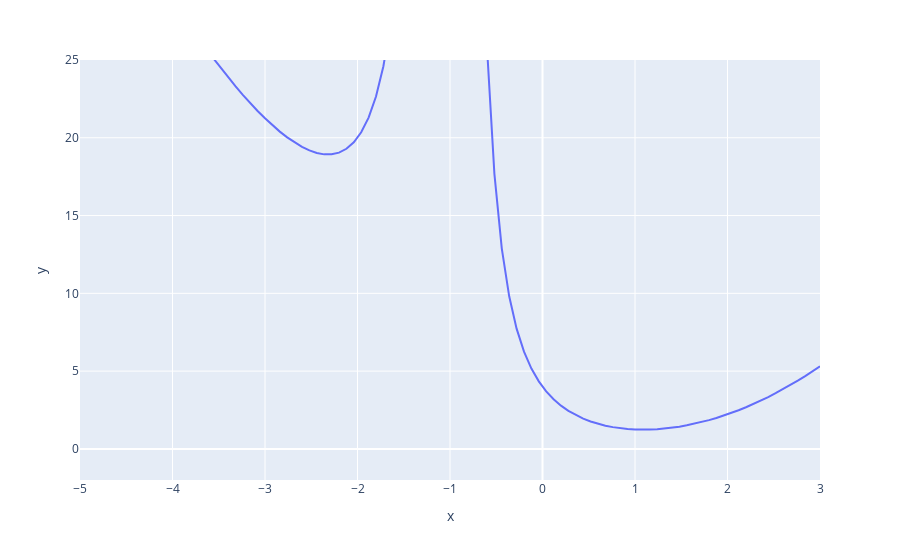

The notebook cell this image was saved under:
### Code cell
x_=np.linspace(-5,3,101)
x2=np.linspace(-3,-1,101)
def f_(x):
    return (x**4+4)/(x+1)**2

ex.line(x=x2,y=f_(x2),range_y=(-2,25))
ex.line(x=x_,y=f_(x_),range_y=(-2,25))
